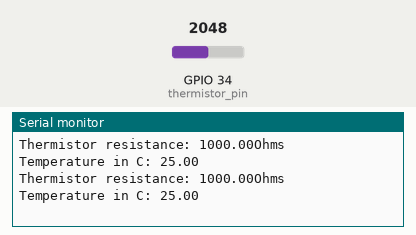
A program run on a simulated ESP32. Shown: the last lines printed to the serial monitor. The test bench sets the inputs (shaded band); at power-on: GPIO 34 (thermistor_pin) = 2048.

Above: at 1.8 s.
1.9 s: GPIO 34 (thermistor_pin) set to 0
At 2.8 s:
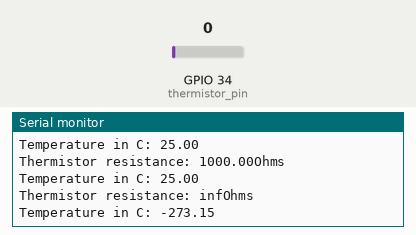
4.5 s: GPIO 34 (thermistor_pin) set to 491
At 5.6 s:
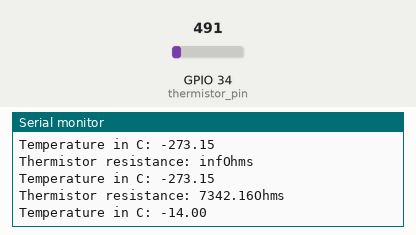
Timing chart, 0 to 7.5 s (numbered marks = the images above; inputs shaded):
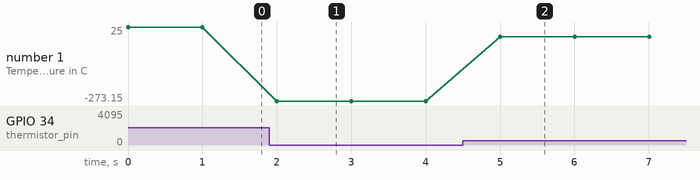

The program:

main.cpp
```cpp
#include <Arduino.h>

const int thermistor_pin = 34;
const int r1 = 1000.0;

double steinhartTemperatureC(double r, double r0=1000.0, double t0=25.0, double beta=3950.0){
    double steinhart;
    steinhart = log(r / r0) / beta;
    steinhart += 1.0 / (t0 + 273.15);
    steinhart = (1.0 / steinhart) - 273.15;
    return steinhart;
}

void setup() {
    Serial.begin(115200);

    pinMode(thermistor_pin, INPUT);
}

void loop() {
    int v0 = analogRead(thermistor_pin);
    double r2 = r1 * (4096.0 / v0 - 1.0);
    Serial.print("Thermistor resistance: ");
    Serial.print(r2);
    Serial.println("Ohms");

    double temperature_c = steinhartTemperatureC(r2);
    Serial.print("Temperature in C: ");
    Serial.println(temperature_c);

    Serial.println();
    delay(1000);
}
```

Measured:
- after the input at 1.9 s, the serial monitor: prints a new line after 0.10 s (image 1)
- after the input at 4.5 s, the serial monitor: prints a new line after 0.50 s (image 2)
- plotted number 1: 25 → -273.15 after the input at 1.9 s, -273.15 → -14 after the input at 4.5 s
